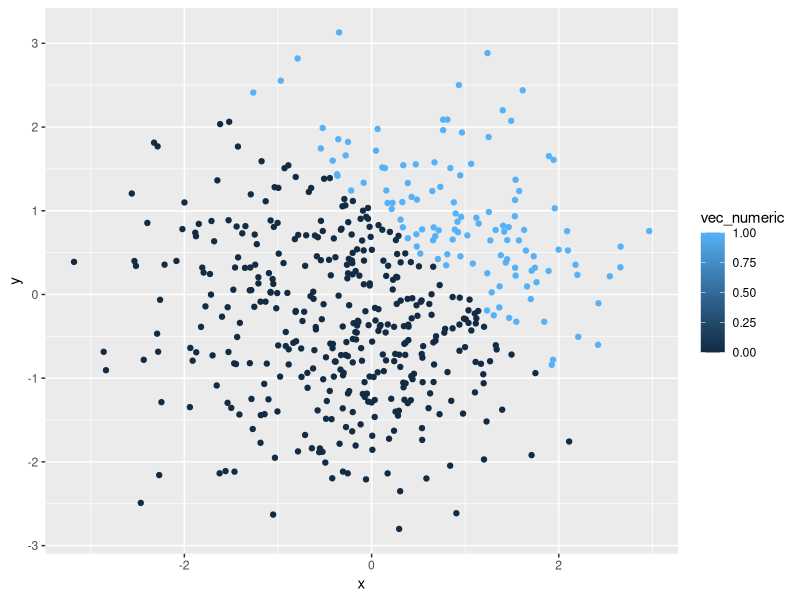
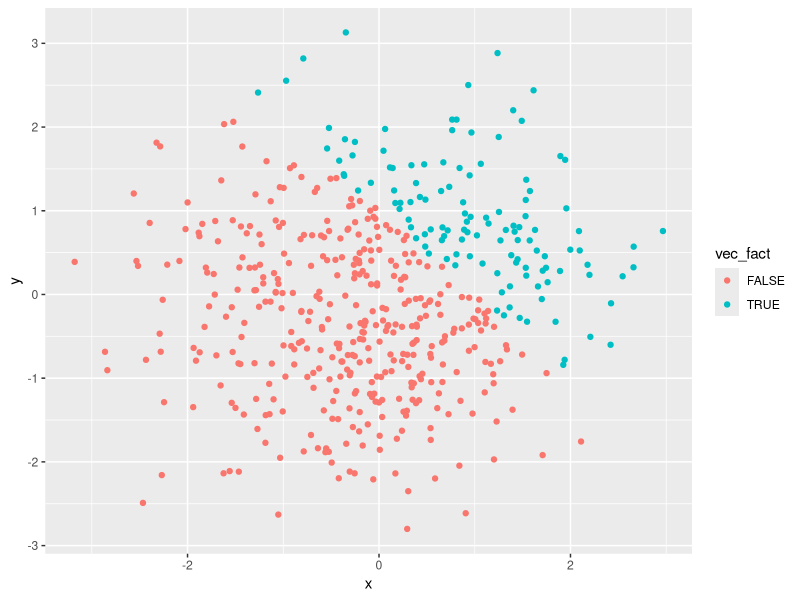
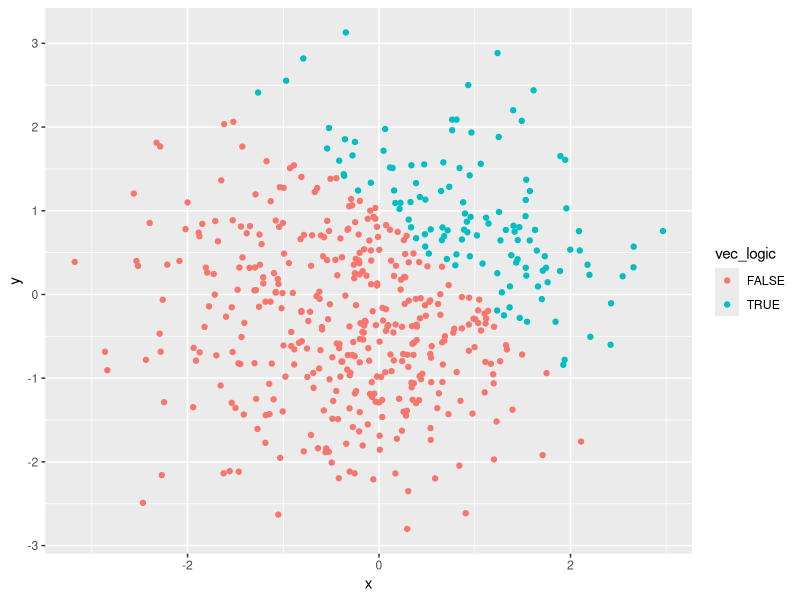

Write the R code that produced these figures, in order.
## ---- chunk 1
knitr::opts_chunk$set(echo = TRUE)
## ---- chunk 2
library(tidyverse)

#QUESTION 1#

set.seed(1)

hw1_cq = tibble(
  norm_samp = rnorm(8),
  vec_logical = norm_samp > 0,
  vec_char = c("Mary","Jack","Jill","Jai","John","Jeff","Joe","Jose"),
  vec_factor = factor(c("EPI","BIOSTATS","BIOSTATS","POPFAM","EPI","EPI","POPFAM","EPI"))
)

#TAKE THE MEAN OF EACH VARIABLE#

mean(pull(hw1_cq,norm_samp))

mean(pull(hw1_cq,vec_logical))

mean(pull(hw1_cq,vec_char))

mean(pull(hw1_cq,vec_factor))

#WE CAN ONLY TAKE THE MEAN OF NUMERICAL AND LOGICAL ARGUMENTS. WHEN TRYING TO TAKE THE MEAN FOR THE CHARACTER AND FACTOR ARGUMENTS IT WAS NOT POSSIBLE.#

## ---- chunk 3

#Question 2#

set.seed(29)

hw1_cq2 = tibble(
  x = rnorm(500),
  y = rnorm(500),
  vec_logic = x + y > 1,
  vec_numeric = as.numeric(vec_logic),
  vec_fact = as.factor(vec_logic),
)

## ---- chunk 4
p1 <- ggplot(hw1_cq2, aes(x = x, y = y, color= vec_logic)) + geom_point()

ggplot(hw1_cq2, aes(x = x, y = y, color= vec_numeric)) + geom_point()

ggplot(hw1_cq2, aes(x = x, y = y, color= vec_fact)) + geom_point()

#R USED THE SAME COLOR SCHEME FOR BOTH PLOTS THAT HAD "TRUE/FALSE" AND ONLY ASSIGNED ONE COLOR FOR EACH VALUE, WHILE FOR VEC_NUMERIC WAS ASSIGNED A COLOR GRADIENT FROM VALUE 0 TO 1 INSTEAD OF JUST TWO DIFFERENT COLORS

ggsave("hw1_cq2.pdf", plot = p1)

